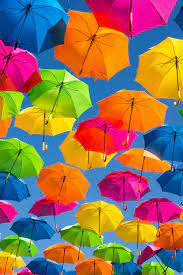
#> input picture SixLab/download.jpeg, 183 x 275 px
$ python labsix.py
#> lines starting #> are read from the running program, lines starting #| are printed output that depends on the picture
import cv2
import numpy as np
from matplotlib import pyplot as plt

# Citirea imaginii
img = cv2.imread('download.jpeg')
#> img is the input picture: shape (275, 183, 3); mean B, G, R 88.3, 114.1, 147.1

# Aplicarea filtrului Gaussian
img_gaussian = cv2.GaussianBlur(img, (5, 5), 0)
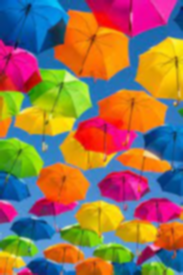
#> img_gaussian: shape (275, 183, 3); mean B, G, R 88.3, 114.1, 147.1

# Calcularea raportului de semnal-zgomot (SNR)
snr = cv2.PSNR(img, img_gaussian)
#> snr = 25.87

# Convertirea imaginilor la formatul RGB (matplotlib folosește acest format)
img_rgb = cv2.cvtColor(img, cv2.COLOR_BGR2RGB)
img_gaussian_rgb = cv2.cvtColor(img_gaussian, cv2.COLOR_BGR2RGB)

# Crearea subplot-ului 2x2 și afișarea imaginii originale pe poziția (1, 1)
plt.subplot(2, 2, 1)
plt.imshow(img_rgb)
plt.title('Imaginea Originală')

# Afisarea imaginii filtrate pe poziția (2, 2)
plt.subplot(2, 2, 2)
plt.imshow(img_gaussian_rgb)
plt.title('Imaginea cu Filtru Gaussian')

# Afisarea raportului de semnal-zgomot
plt.subplot(2, 2, 3)
plt.text(0.5, 0.5, f'Semnal-zgomot: {snr:.2f} dB', ha='center', va='center', fontsize=12)
plt.axis('off')

# Aici scrie codul pentru binarizarea imaginei și aplică transformarea morfologică de tip deschidere doar sublop ului 2, 2, 3
plt.subplot(2, 2, 3)
# Afisarea subplot-urilor
plt.show()
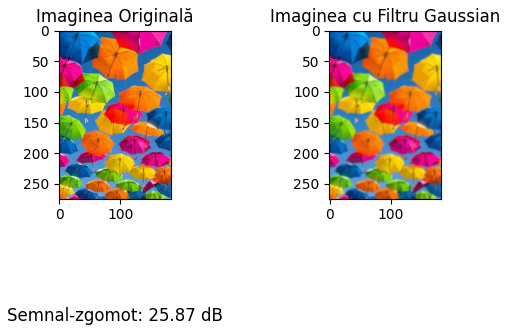
#> figure drawn by matplotlib, 2 panels
